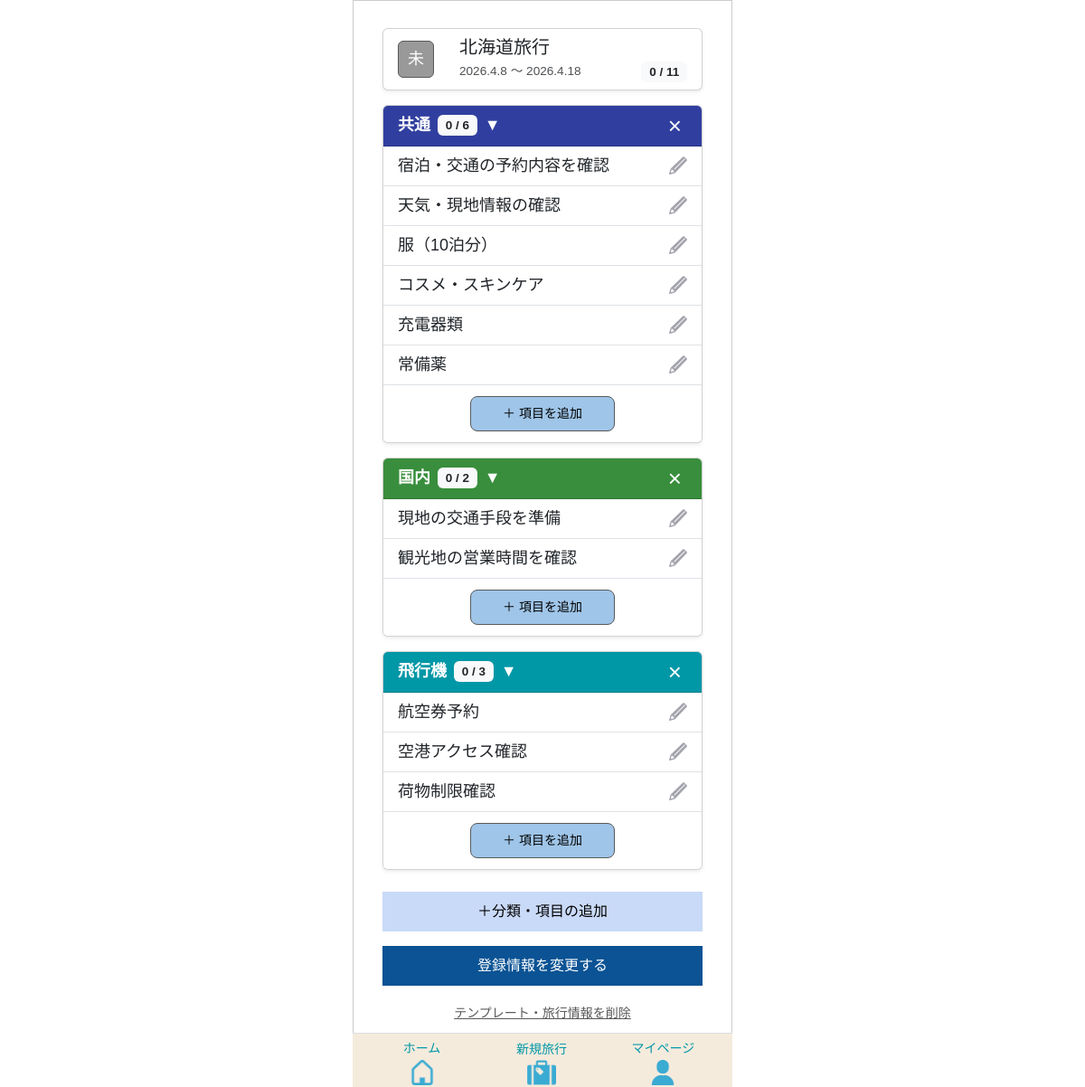
The app's page /tabipre/old_template/503/edit/ (signed in) with its own data.
### app/models/travel.py (models this page shows, shortened)
class Travel_info(models.Model):
    class LocationType(models.IntegerChoices):
        DOMESTIC = 0, _("国内")
        OVERSEAS = 1, _("海外")
    class StatusType(models.IntegerChoices):
        NOT_DONE  = 0, _("未")
        COMPLETE  = 1, _("完")
        PROCESSED = 2, _("済")
    travel_info_id = models.AutoField(
        primary_key=True,
        verbose_name=_("旅行情報ID")
    )
    user = models.ForeignKey(
        settings.AUTH_USER_MODEL,
        on_delete=models.CASCADE,
        verbose_name=_("ユーザーID")
    )
    travel_title = models.CharField(
        max_length=100,
        verbose_name=_("旅行タイトル")
    )
    start_date = models.DateField(
        verbose_name=_("開始日")
    )
    end_date = models.DateField(
        verbose_name=_("終了日")
    )
    location = models.IntegerField(
        choices=LocationType.choices,
        verbose_name=_("場所"),
    )
    memo = models.CharField(
        max_length=230,
        blank=True,
        verbose_name=_("メモ")
    )
    status = models.IntegerField(
        choices=StatusType.choices,
        default=0,
        verbose_name=_("ステータス")
    )
    transport = models.ManyToManyField(
        "Transport",
        through="Travelmode",
        verbose_name=_("交通手段")
    )
    created_at = models.DateTimeField(
        auto_now_add=True,
        verbose_name=_("作成日")
    )
    updated_at = models.DateTimeField(
       auto_now=True,
        verbose_name=_("更新日")
    )
    class Meta:
        verbose_name = _("旅行情報")
        verbose_name_plural = _("旅行情報")

### app/models/template.py (models this page shows, shortened)
class TravelCategory(models.Model):
    class TravelType(models.IntegerChoices):
        AUTO  = 0, _("初期作成")
        CUSTOM = 1, _("ユーザー追加")
    class CategoryColor(models.IntegerChoices):
        PINK       = 0, "#e91e63ff"
        LIGHT_PINK = 1, "#ffb7b2fe"
        ORANGE     = 2, "#f57c00ff"
        GREEN      = 3, "#388e3cff"
        CYAN       = 4, "#0097a7ff"
        BLUE       = 5, "#303f9ffe"
        BROWN      = 6, "#795548ff"
        PURPLE     = 7, "#7b1fa2ff"
    template = models.ForeignKey(
        Template,
        on_delete=models.CASCADE,
        verbose_name=_("テンプレートID")
    )
    category_name = models.CharField(
        max_length=50,
        verbose_name=_("分類名")
    )
    travel_type = models.IntegerField(
        choices=TravelType.choices,
        verbose_name=_("分類タイプ")
    )
    category_color = models.IntegerField(
        choices=CategoryColor.choices,
        verbose_name=_("分類カラー")
    )
    created_at = models.DateTimeField(
         auto_now_add=True,
         verbose_name=_("作成日")
         )
    updated_at = models.DateTimeField(
        auto_now=True,
        verbose_name=_("更新日")
        )
    class Meta:
      verbose_name = _("旅行の分類")
    @property
    def checked_count(self):
        return self.travelitem_set.filter(item_checked=1).count()
    @property
    def total_count(self):
        return self.travelitem_set.count()

class TravelItem(models.Model):
    class ItemChecked(models.IntegerChoices):
        NO  = 0, _("NO")
        YES = 1, _("YES")
    travel_category = models.ForeignKey(
        TravelCategory,
        on_delete=models.CASCADE,
        verbose_name=_("旅行の分類ID")
    )
    item_name = models.CharField(
        max_length=128,
        verbose_name=_("項目名")
    )
    item_checked = models.IntegerField(
        choices=ItemChecked.choices,
        verbose_name=_("チェック済み項目")
    )
    created_at = models.DateTimeField(
         auto_now_add=True,
         verbose_name=_("作成日")
         )
    updated_at = models.DateTimeField(
        auto_now=True,
        verbose_name=_("更新日")
        )
    class Meta:
      verbose_name = _("旅行の項目")

### app/views/old_travel/template_manage.py (the view, shortened to what this page needs)
# urls.py: path("tabipre/old_template/<int:template_id>/edit/", old_template_edit, name="old_template_edit"),
def old_template_edit(request, template_id):
    template = get_object_or_404(Template, id=template_id)
    travel = template.travel_info
    favorite, _ = Favorite.objects.get_or_create(user=request.user)
    favorite_items = FavoriteItem.objects.filter(favorite=favorite)
    categories = TravelCategory.objects.filter(template=template)
    for cat in categories:
        cat.total_count_display = cat.total_count
        cat.checked_count_display = cat.checked_count
    all_items = TravelItem.objects.filter(travel_category__template=template)
    checked_items = all_items.filter(item_checked=TravelItem.ItemChecked.YES).count()
    total_items = all_items.count()
    today = timezone.now().date()
    if travel.end_date < today:
        status = "済"
    elif total_items > 0 and total_items == checked_items:
        status = "完"
    else:
        status = "未"
    travel.status_label = status
    context = {
        "template": template,
        "current_template": template,
        "travel": travel,
        "travel_info": travel,
        "categories": categories,
        "favorite_items": favorite_items,
        "checked_items": checked_items,
        "total_items": total_items,
        "card_travel_info": template.travel_info,
        "open_edit_modal": request.session.pop("open_edit_modal", None),
        "edit_item_name": request.session.pop("edit_item_name", ""),
        "add_item_error": request.session.pop("add_item_error", False),
        "old_value": request.session.pop("old_value", ""),
        "error_category_id": request.session.pop("error_category_id", None),
    }
    return render(request, "old_travel/template_manage.html", context)

### templates/old_travel/template_manage.html (shortened to what this page needs)
{% extends "base.html" %}
{% load static %}
{% block extra_css %}
{{ block.super }}
<link rel="stylesheet" href="{% static 'tabipre/css/parts/template_manage.css' %}">
<link rel="stylesheet" href="{% static 'tabipre/css/parts/edit_item.css' %}">
{% endblock %}
{% block content %}
<div class="container mt-0">
    {% include "parts/travel_card.html" %}
    {% for category in categories %}
    <div class="card mb-3 shadow-sm">
        <div class="card-header text-white d-flex justify-content-between align-items-center"
             style="background-color: {{ category.get_category_color_display }};">
            <div class="d-flex align-items-center"
                 data-bs-toggle="collapse"
                 data-bs-target="#cat{{ category.id }}"
                 style="cursor: pointer;">
                <strong>{{ category.category_name }}</strong>
                <span class="badge bg-light text-dark ms-2">
                    {{ category.checked_count }} / {{ category.total_count }}
                </span>
                <span class="ms-2">▼</span>
            </div>
                <button type="button"
                        class="delete-category-btn"
                        data-type="category"
                        data-id="{{ category.id }}"
                        data-name="{{ category.category_name }}"
                        data-bs-toggle="modal"
                        data-bs-target="#confirmDeleteModal">
                    ×
                </button>
        </div>
        <ul id="cat{{ category.id }}" class="list-group list-group-flush collapse show">
            {% for item in category.travelitem_set.all %}
            <li class="list-group-item d-flex justify-content-between align-items-center">
                <span>{{ item.item_name }}</span>
                <img src="{% static 'tabipre/icons/edit.png' %}"
                     width="20"
                     class="edit-item-btn"
                     style="cursor: pointer;"
                     data-bs-toggle="modal"
                     data-bs-target="#editItemModal"
                     data-item-id="{{ item.id }}"
                     data-item-name="{{ item.item_name }}">
            </li>
            {% empty %}
            <li class="list-group-item text-muted">項目がありません</li>
            {% endfor %}
            <li class="list-group-item text-center">
                <button
                    class="btn btn add-item-btn"
                    data-bs-toggle="modal"
                    data-bs-target="#addItemModal"
                    data-category-id="{{ category.id }}">
                    ＋ 項目を追加
                </button>
            </li>
        </ul>
    </div>
    {% endfor %}
    <div class="text-center mt-4">
        <a href="{% url 'app:category_item_add' current_template.id %}"
            class="btn custom-add-btn mb-3 d-block">
            ＋分類・項目の追加
        </a>
            <a href="{% url 'app:old_travel_edit1' card_travel_info.travel_info_id %}"
                class="btn custom-edit-btn mb-3 d-block">
                 登録情報を変更する
            </a>
            <button
                type="button"
                class="delete-template-btn"
                data-type="template"
                data-id="{{ current_template.id }}"
                data-name="テンプレート"
                data-bs-toggle="modal"
                data-bs-target="#confirmDeleteModal">
                テンプレート・旅行情報を削除
            </button>
    </div>
</div>
{% endblock %}

### templates/parts/travel_card.html
<div class="card mb-3 shadow-sm">
    <div class="card-body">
        <div class="d-flex align-items-start">
            <span id="travelStatus-{{ card_travel_info.travel_info_id }}"
                  data-end-date="{{ card_travel_info.end_date|date:'Y-m-d' }}"
                  class="badge-t
                      {% if card_travel_info.status_label == '未' %}status-mi
                      {% elif card_travel_info.status_label == '完' %}status-kan
                      {% elif card_travel_info.status_label == '済' %}status-zumi
                      {% endif %}
                      status-vertical">
                {{ card_travel_info.status_label }}
            </span>
            <div class="ms-2 flex-grow-1">
                <h5 class="mb-1">{{ card_travel_info.travel_title }}</h5>
                <div class="d-flex justify-content-between align-items-center">
                    <p class="travel-date mb-0">
                        {{ card_travel_info.start_date|date:"Y.n.j" }}
                        ～
                        {{ card_travel_info.end_date|date:"Y.n.j" }}
                    </p>
                    <span id="totalCheckCount" class="badge bg-light text-dark">
                        {{ checked_items }} / {{ total_items }}
                    </span>
                </div>
            </div>
        </div>
    </div>
</div>

### static/tabipre/css/base/base.css (style rules this page uses)
.btn, .btn-primary, .app-btn, .app-btn-primary, .app-btn-secondary, .app-btn-warning { border-radius: 0 !important; }
.badge-t { display: inline-block; min-width: 32px; padding: 6px 10px; margin: 5px 20px 0 0 !important; border-radius: 6px; border: 1px solid #595959; font-size: 18px; }
.status-mi { background: #999; color: #fff; }
.card .travel-date { font-size: 0.85rem; opacity: 0.8; margin: 0; }
.card-body { padding: 8px 16px !important; }
html { overflow-y: scroll; }
body { font-size: 18px; }

### static/tabipre/css/parts/template_manage.css (style rules this page uses)
.add-item-btn { background-color: #9fc5e8; border: 1px solid #595959; color: #000; font-size: 14px; width: 50%; padding: 8px 0; margin: 4px auto; border-radius: 8px !important; display: block; }
.custom-add-btn { background-color:#c9daf8ff; color: #000; font-size: 16px; padding: 10px 0; border-radius: 6px; border: none; }
.custom-edit-btn { background-color: #0b5394ff; color: #fff; font-size: 16px; padding: 10px 0; border-radius: 6px; border: none; }
.delete-category-btn { background: none; border: none; color: white; font-size: 26px; cursor: pointer; line-height: 1; }
.delete-template-btn { background: none; border: none; color: #595959; text-decoration: underline; font-size: 14px; cursor: pointer; }

### records on screen
Travel_info: status_label "未", travel_title "北海道旅行", start_date "2026.4.8", end_date "2026.4.18"
TravelCategory: category_name "共通", checked_count "0", total_count "6"
TravelItem: item_name "宿泊・交通の予約内容を確認"
TravelItem: item_name "天気・現地情報の確認"
TravelItem: item_name "服（10泊分）"
TravelItem: item_name "コスメ・スキンケア"
TravelItem: item_name "充電器類"
TravelItem: item_name "常備薬"
TravelCategory: category_name "国内", checked_count "0", total_count "2"
TravelItem: item_name "現地の交通手段を準備"
TravelItem: item_name "観光地の営業時間を確認"
TravelCategory: category_name "飛行機", checked_count "0", total_count "3"
TravelItem: item_name "航空券予約"
TravelItem: item_name "空港アクセス確認"
TravelItem: item_name "荷物制限確認"

### other values on screen
{{ checked_items }} "0"
{{ total_items }} "11"
